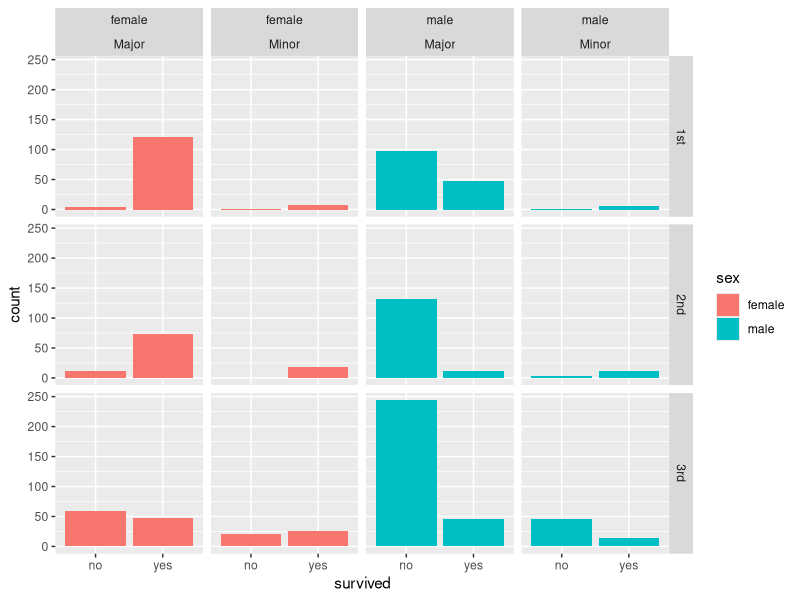

Write the R code that produced this figure.
## ---- chunk 1
knitr::opts_chunk$set(echo = TRUE)
## ---- chunk 2
library(tidyverse) #activa los paquetes para el análisis de datos 
library(carData) #activa el paquete donde se encuentran los datos
data(TitanicSurvival) #activa los datos
head(TitanicSurvival) #muestra los primeros casos
summary(TitanicSurvival) #resume la información que tenemos

## ---- chunk 3
 TitanicSurvival %>% 
  count(survived) #elige la función que te permite contar (obtener la frecuencia) de la variable supervivientes
## ---- chunk 4
 TitanicSurvival %>%
  filter(survived=="yes") %>% 
  group_by(survived, sex) %>% #lo mismo que antes pero previamente debes elegir la función que te permite agrupar por las variables de interés, superviviente y sexo
  count(survived)
## ---- chunk 5
 TitanicSurvival %>%
  group_by(survived) %>% #elige la función que te permite agrupar los datos por superviviente o no %>%
    summarise(mean_age = mean(age, na.rm = TRUE)) #elige la función que te permite resumir la edad calculando su media %>% 

## ---- chunk 6
TitanicSurvival %>%
  mutate(age_bracket = ifelse(age < 18, 'Minor','Major')) %>% #elige la función que te permita calcular una nueva variable de categorías de edad.
  na.omit() %>% 
  group_by(age_bracket, survived) %>% #elige la función que te permita agrupar los cálculos por los grupos de interés
  summarise(n = n()) %>% # elige la función que te permita resumir el conteo de casos para cada grupo
  mutate(freq = 100* n / sum(n)) #calcula una nueva variable a partir del conteo, pasándolo a porcentaje
## ---- chunk 7
TitanicSurvival %>%
  mutate(age_bracket = ifelse(age < 18, 'Minor','Major')) %>% #con la misma elección que antes
  na.omit() %>% #elimina los NA
  ggplot(aes(x = survived, group = passengerClass, fill=sex)) +  #grafica supervivientes vs clase de pasajero
  geom_bar() + #selecciona el tipo geom_* que te permite obtener barras
  facet_grid(passengerClass ~ sex + age_bracket) #divide el gráfico en parcelas según clase de pasajero, sexo y clase de edad

